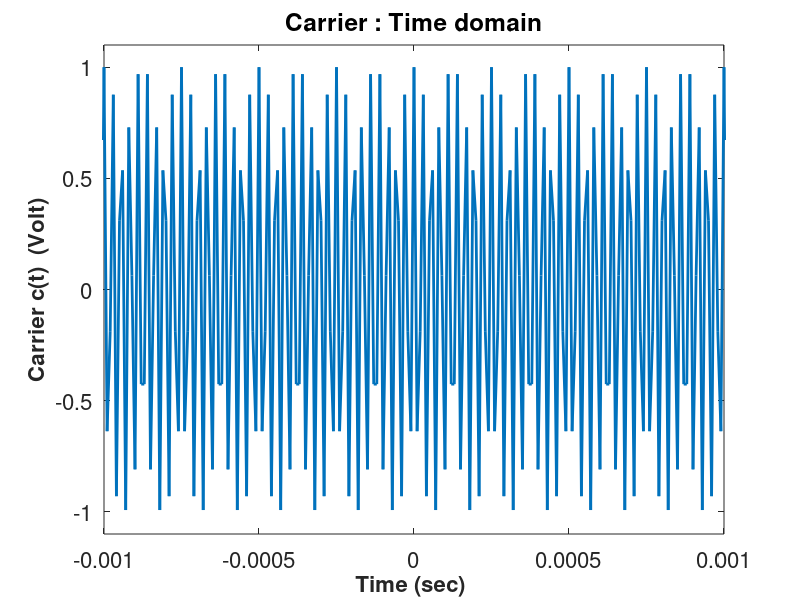
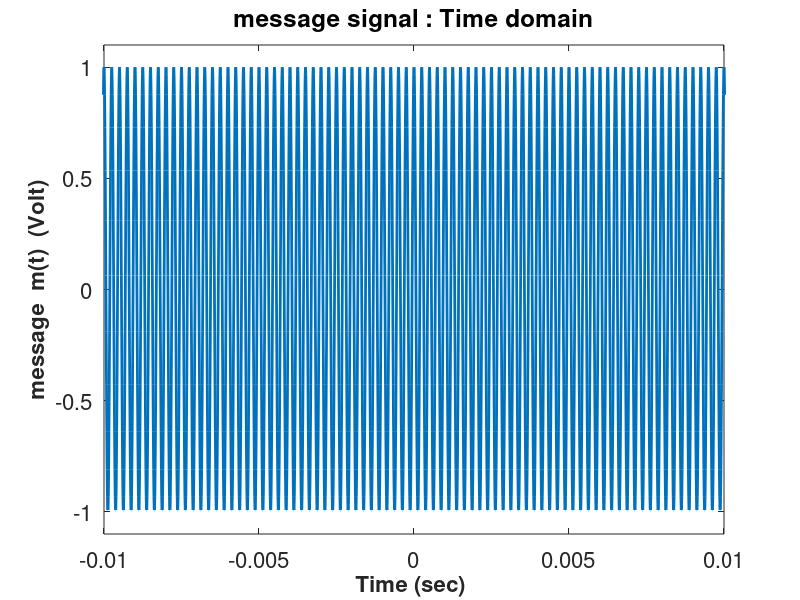
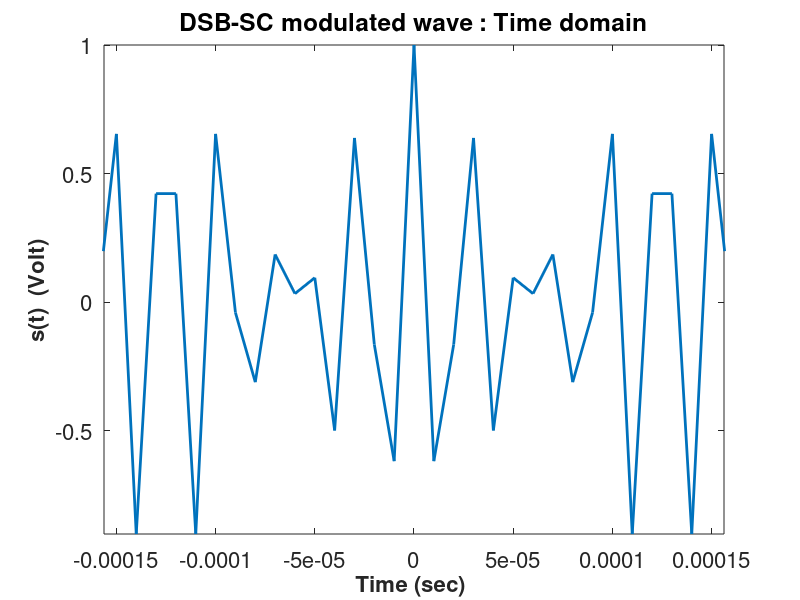
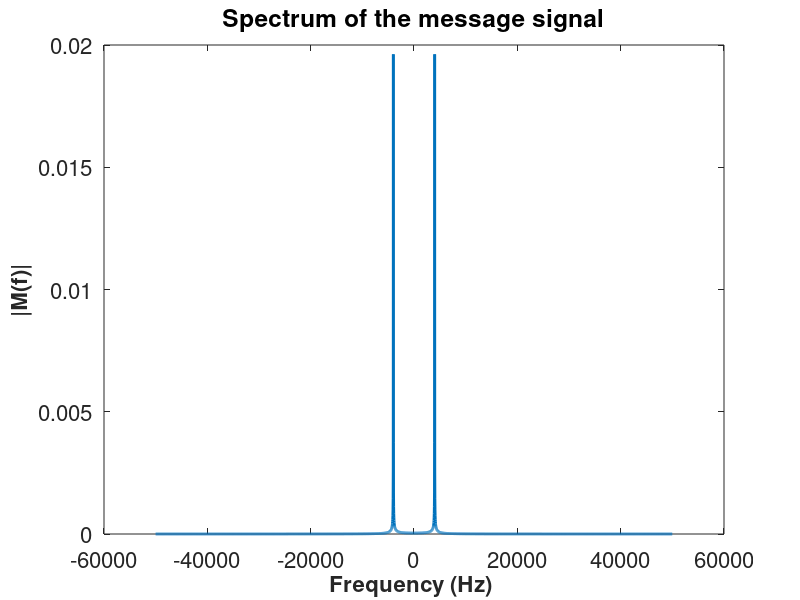

Source code (MATLAB) for these figures, in order:
%% LAB 3 - SIMULATION

clear
hold off
format long e
figureNum = 1;

N = 4096; %No. of FFT samples
sampling_rate = 100.0e3; %unit Hz
tstep = 1/sampling_rate;
tmax = N*tstep/2;

tmin = -tmax;
tt = tmin:tstep:tmax-tstep;
fmax = sampling_rate/2; 
fmin = -fmax;
fstep = (fmax-fmin)/N;
freq = fmin:fstep:fmax-fstep;

%% PART I

fc = 64000; % freq of ct
fm = 4000; %freq of mt
Ac = 1;
ct=Ac*cos(2*pi*fc*tt);
mt = cos(2*pi*fm*tt);
st = mt.*ct;

% CARRIER - TIME DOMAIN
figure(figureNum)
Hp1 = plot(tt,ct);
set(Hp1,'LineWidth',2)
Ha = gca;
set(Ha,'Fontsize',16)
Hx=xlabel('Time (sec) ');
set(Hx,'FontWeight','bold','Fontsize',16)
Hx=ylabel('Carrier c(t)  (Volt)');
set(Hx,'FontWeight','bold','Fontsize',16)
title('Carrier : Time domain');  
axis([-1e-3 1e-3 -1.1 1.1])
pause(1)

% MESSAGE - TIME DOMAIN
figureNum = figureNum+1;
figure(figureNum)
Hp1 = plot(tt,mt);
set(Hp1,'LineWidth',2)
Ha = gca;
set(Ha,'Fontsize',16)
Hx=xlabel('Time (sec) ');
set(Hx,'FontWeight','bold','Fontsize',16)
Hx=ylabel('message  m(t)  (Volt)');
set(Hx,'FontWeight','bold','Fontsize',16)
title('message signal : Time domain');  
axis([-0.01 0.01 -1.1 1.1])
pause(1)

% DSB SC - TIME DOMAIN
figureNum = figureNum+1;
figure(figureNum)
Hp1 = plot(tt,st);
set(Hp1,'LineWidth',2)
Ha = gca;
set(Ha,'Fontsize',16)
Hx=xlabel('Time (sec) ');
set(Hx,'FontWeight','bold','Fontsize',16)
Hx=ylabel('s(t)  (Volt)');
set(Hx,'FontWeight','bold','Fontsize',16)
title('DSB-SC modulated wave : Time domain');  
axis([-10/fc 10/fc min(st) max(st)])
pause(1)

% MESSAGE - FREQ DOMAIN
Mf = fftshift(fft(fftshift(mt)))/(2*fmax);
figureNum = figureNum+1;
figure(figureNum)
%The amplitude of the spectrum is different from the Fourier transform
%amplitude due to discretization of discrete Fourier transform
Hp1=plot(freq,abs(Mf));
set(Hp1,'LineWidth',2)
Ha = gca;
set(Ha,'Fontsize',16)
Hx=xlabel('Frequency (Hz) ');
set(Hx,'FontWeight','bold','Fontsize',16)
Hx=ylabel('|M(f)|');
set(Hx,'FontWeight','bold','Fontsize',16)
title('Spectrum of the message signal');  
pause(1)

% DSB SC - FREQ DOMAIN
Sf = fftshift(fft(fftshift(st)))/(2*fmax);
figureNum = figureNum+1;
figure(figureNum)
Hp1=plot(freq,abs(Sf));
set(Hp1,'LineWidth',2)
Ha = gca;
set(Ha,'Fontsize',16)
Hx=xlabel('Frequency (Hz) ');
set(Hx,'FontWeight','bold','Fontsize',16)
Hx=ylabel('|S(f)|');
set(Hx,'FontWeight','bold','Fontsize',16)
title('Spectrum of the DSB-SC wave S(f)');  
pause(1)




%% PART III

%DSB-SC demodulation

%Local oscillator at the receiver perfectly synchronized
thet=0;
lo = cos(2*pi*fc*tt + thet); 

st1 = st .* lo;
figureNum = figureNum+1;
figure(figureNum)
Hp1=plot(tt,st1);
set(Hp1,'LineWidth',2)
Ha = gca;
set(Ha,'Fontsize',16)
Hx=xlabel('Time (sec) ');
set(Hx,'FontWeight','bold','Fontsize',16)
Hx=ylabel('s hat(t)  (Volt)');
set(Hx,'FontWeight','bold','Fontsize',16)
title('signal after remodulation at Rx, s hat(t) : Time domain');
axis([-10/fc 10/fc min(st1) max(st1)])
pause(1)

Sf1 = fftshift(fft(fftshift(st1)))/(2*fmax);
figureNum = figureNum+1;
figure(figureNum)
Hp1=plot(freq,abs(Sf1));
set(Hp1,'LineWidth',2)
Ha = gca;
set(Ha,'Fontsize',16)
Hx=xlabel('Frequency (Hz) ');
set(Hx,'FontWeight','bold','Fontsize',16)
Hx=ylabel('|S hat(f)|');
set(Hx,'FontWeight','bold','Fontsize',16)
title('Spectrum S hat(f)');
pause(1)
%Low pass filtering
f_cutoff = 5000;
%ideal low pass filter
n=1;
for f = freq
    if abs(f) < f_cutoff
        Hf(n) = 1;
    else
        Hf(n) = 0;
    end
n=n+1;
end

Mf1 = Sf1 .* Hf;
mt1 = 2*fmax*fftshift(ifft(fftshift(Mf1)));
figureNum = figureNum+1;
figure(figureNum)
Hp1=plot(tt,mt1,'r',tt,mt*0.5,'g:');
set(Hp1,'LineWidth',2)
Ha = gca;
set(Ha,'Fontsize',16)
Hx=xlabel('Time (sec) ');
set(Hx,'FontWeight','bold','Fontsize',16)
Hx=ylabel('m hat(t)(Volt)');
set(Hx,'FontWeight','bold','Fontsize',16)
title('Output of low pass filter,  m hat(t)  : Time domain');
axis([-0.01 0.01 -1.1 1.1])
legend('LPF output', 'message sig');

figureNum = figureNum+1;
figure(figureNum)
Hp1=plot(freq, 2*abs(Mf1), 'r', freq, abs(Mf), 'g:');
% Hp1=plot(tt,mt1,'r',tt,mt*0.5,'g:');
set(Hp1,'LineWidth',2)
Ha = gca;
set(Ha,'Fontsize',16)
Hx=xlabel('Frequency (Hz) ');
set(Hx,'FontWeight','bold','Fontsize',16)
Hx=ylabel('|M hat(f)|');
set(Hx,'FontWeight','bold','Fontsize',16)
title('Spectrum M hat(t)  : Freq domain');
% axis([-5 5 -1.1 1.1]) 
legend('LPF output', 'message sig');
pause(1)




%% PART II

% SUBPART i : carrier = 1/2

% mt = Am*cos(2*pi*fc*t)
% st = Ac*[1+ka*mt]cos(2*pi*fc*t) 
%    = Ac*[1+ka*Am*cos(2*pi*fm*t)]*cos(2*pi*fc*t)

% signal params
pRatio = 1/2;
Am = sqrt(2/pRatio);
fm = 4000;
mt = Am*cos(2*pi*fm*tt);

fc = 64000; 
ka = 1;
Ac = 1;
st = Ac*(1+ka.*mt).*cos(2*pi*fc*tt);
% st = mt.*ct;

% AM SIGNAL - TIME DOMAIN - HALF POWER
figureNum = figureNum+1;
figure(figureNum)
Hp1 = plot(tt,st);
set(Hp1,'LineWidth',2)
Ha = gca;
set(Ha,'Fontsize',16)
Hx=xlabel('Time (sec) ');
set(Hx,'FontWeight','bold','Fontsize',16)
Hx=ylabel('AM Wave s(t)  (Volt)');
set(Hx,'FontWeight','bold','Fontsize',16)
title('AM Wave  PRatio = 1/2 : Time domain');  
axis([-1e-3 1e-3 -1.1 1.1])
pause(1) 

% AM SIGNAL - FREQ DOMAIN - HALF POWER
Sf = fftshift(fft(fftshift(st)))/(2*fmax);
figureNum = figureNum+1;
figure(figureNum)
Hp1=plot(freq,abs(Sf));
set(Hp1,'LineWidth',2)
Ha = gca;
set(Ha,'Fontsize',16)
Hx=xlabel('Frequency (Hz) ');
set(Hx,'FontWeight','bold','Fontsize',16)
Hx=ylabel('|S(f)|');
set(Hx,'FontWeight','bold','Fontsize',16)
title('Spectrum of the AM Wave S(f) - PRatio = 1/2'); 
pause(1)


% SUBPART ii : carrier = 3

% signal params
pRatio = 3;
Am = sqrt(2/pRatio);
fm = 4000;
mt = Am*cos(2*pi*fm*tt);

fc = 64000; 
ka = 1;
Ac = 1;
st = Ac*(1+ka.*mt).*cos(2*pi*fc*tt);
% st = mt.*ct;

% AM SIGNAL - TIME DOMAIN - THREE POWER
figureNum = figureNum+1;
figure(figureNum)
Hp1 = plot(tt,st);
set(Hp1,'LineWidth',2)
Ha = gca;
set(Ha,'Fontsize',16)
Hx=xlabel('Time (sec) ');
set(Hx,'FontWeight','bold','Fontsize',16)
Hx=ylabel('AM Wave s(t)  (Volt)');
set(Hx,'FontWeight','bold','Fontsize',16)
title('AM Wave PRatio = 3 : Time domain');  
axis([-1e-3 1e-3 -1.1 1.1])
pause(1)

% AM SIGNAL - FREQ DOMAIN - THREE POWER
Sf = fftshift(fft(fftshift(st)))/(2*fmax);
figureNum = figureNum+1;
figure(figureNum)
Hp1=plot(freq,abs(Sf));
set(Hp1,'LineWidth',2)
Ha = gca;
set(Ha,'Fontsize',16)
Hx=xlabel('Frequency (Hz) ');
set(Hx,'FontWeight','bold','Fontsize',16)
Hx=ylabel('|S(f)|');
set(Hx,'FontWeight','bold','Fontsize',16)
title('Spectrum of the AM Wave S(f) - PRatio = 3');
pause(1)


% SUBPART iii : carrier = 25 > 3

% signal params
pRatio = 25;
Am = sqrt(2/pRatio);
fm = 4000;
mt = Am*cos(2*pi*fm*tt);

fc = 64000; 
ka = 1;
Ac = 1;
st = Ac*(1+ka.*mt).*cos(2*pi*fc*tt);

% AM SIGNAL - TIME DOMAIN - HALF POWER
figureNum = figureNum+1;
figure(figureNum)
Hp1 = plot(tt,st);
set(Hp1,'LineWidth',2)
Ha = gca;
set(Ha,'Fontsize',16)
Hx=xlabel('Time (sec) ');
set(Hx,'FontWeight','bold','Fontsize',16)
Hx=ylabel('AM Wave s(t)  (Volt)');
set(Hx,'FontWeight','bold','Fontsize',16)
title('AM Wave PRatio = 25 : Time domain');  
axis([-1e-3 1e-3 -1.1 1.1])
pause(1)

% AM SIGNAL - FREQ DOMAIN - MORE THREE POWER
Sf = fftshift(fft(fftshift(st)))/(2*fmax);
figureNum = figureNum+1;
figure(figureNum)
Hp1=plot(freq,abs(Sf));
set(Hp1,'LineWidth',2)
Ha = gca;
set(Ha,'Fontsize',16)
Hx=xlabel('Frequency (Hz) ');
set(Hx,'FontWeight','bold','Fontsize',16)
Hx=ylabel('|S(f)|');
set(Hx,'FontWeight','bold','Fontsize',16)
title('Spectrum of the AM Wave S(f) - PRatio = 25');
pause(1)
